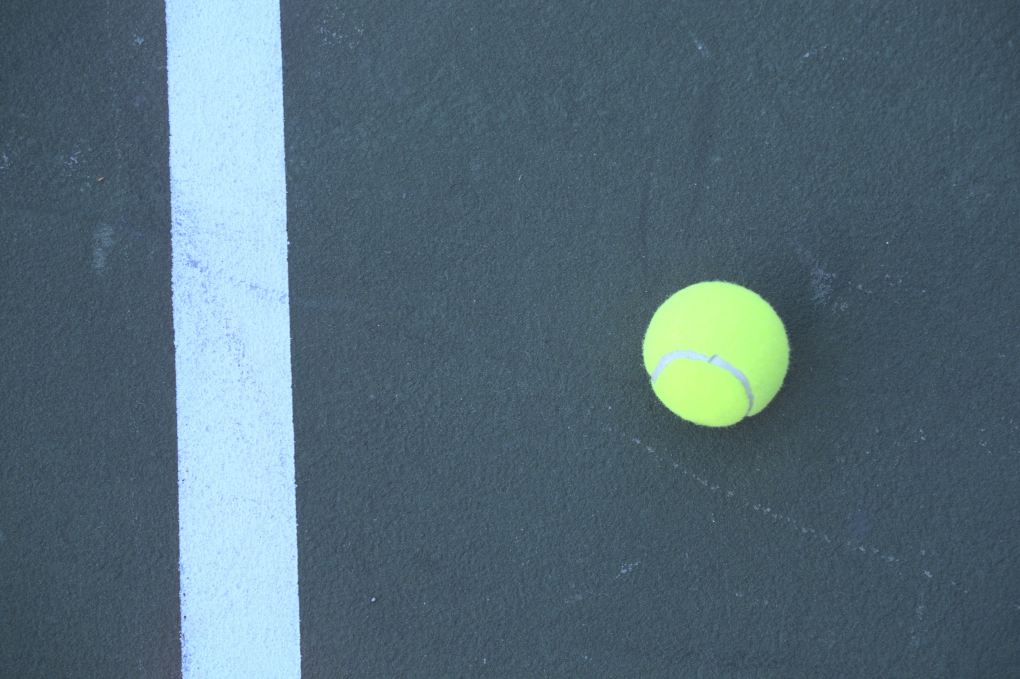
%> input picture A2/images/OneBallVerticalLarge.jpg, 3060 x 2036 px (shown at 1/3 size)
$ octave circlefinder.m   (GNU Octave 9; MATLAB toolbox functions it lacks are replaced by stand-ins)
%> lines starting %> are read from the running program, lines starting %| are printed output that depends on the picture; in (x1, y1, x2, y2) boxes, pixels count from 0 and x2, y2 are one past the last pixel; in counts of white or black regions, pixels touching at a corner belong together; the program's own positions count from 1
% Simple Matlab script (not a function) to identify circular disks in an image.
% Example is as an intro to Matlab, handling images, and convolution

%Brian Funt, Last Modified September 2018

% Note that '%' indicates a comment on that line.

%image=imread('onepenny_cropped.JPG');

%read in image. Must have matlab's 'current directory' set to where the
%file to be read is located.
image=imread('images/OneBallVerticalLarge.jpg');

% Semi-colons aren't required, but often useful. They inhibit the command's output.

% imshow(image);  %display the image

size(image) %prints (note no ";") image dimensions, which will be x by y by 3
%> ans = [2036 3060 3]

bw=(double(image(:,:,1))+double(image(:,:,2))+double(image(:,:,3)))/(3*255);
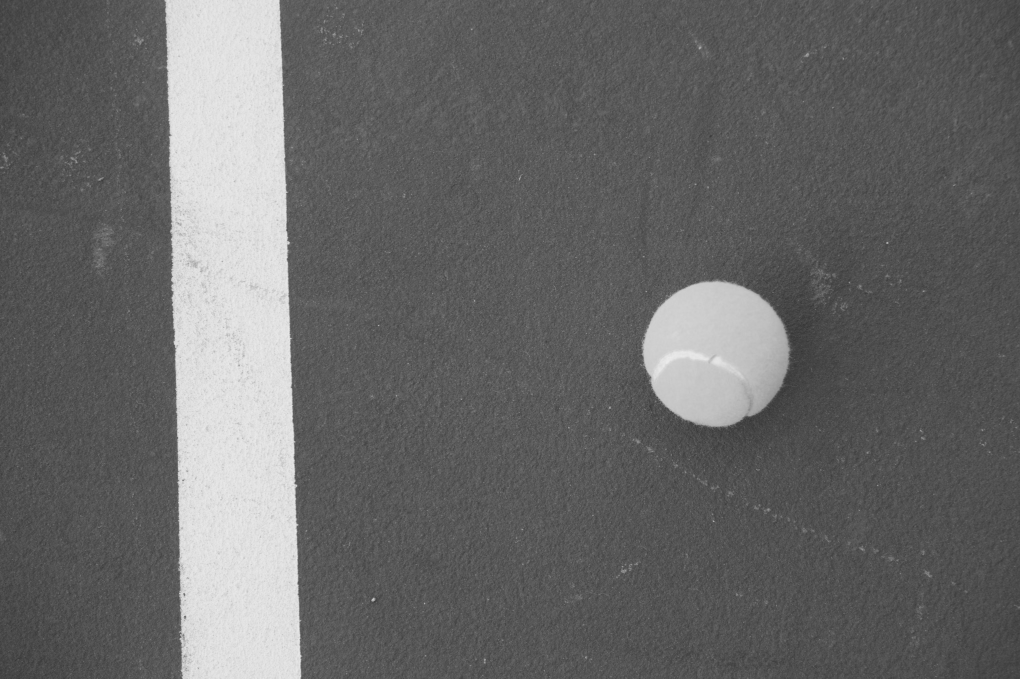
%> bw: size 2036x3060 double (shown at 1/3 size); min 0.192, max 0.932, mean 0.409
%%normalized to 0-1 range

% figure;  %open new figure window
% imshow(bw);
% input('Hit any key to continue.');

dt = 110/255;  %Set threshold for being dark. Chosen experimentally
dark=find(bw<dt);  %dark contains the array indices of the pixels that
%> dark = 5319726 values from 1 to 6230160
                   %pass the test bw < dt
tw=-ones(size(bw));   %Make up a new array full of -1's that's the same
                      %dimensions as input image bw.
tw(dark)=1;      %Set all pixels of dark (pennies we hope) indices to +1
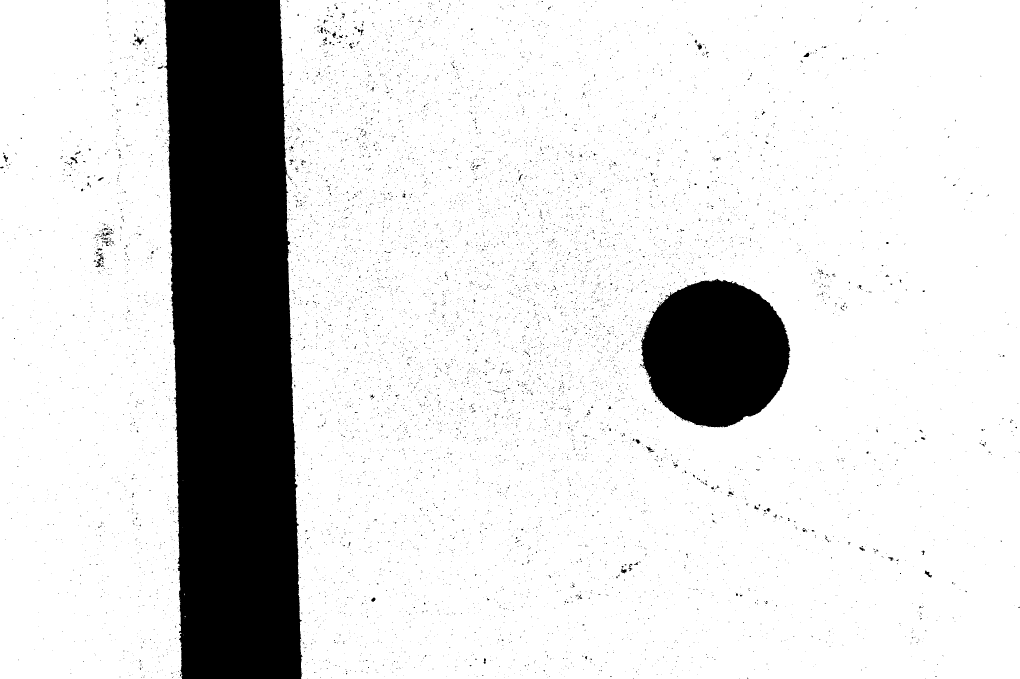
%> tw: size 2036x3060 double (shown at 1/3 size); values -1 (black) and 1 (white), 85.4% white; 11477 black regions (11284 under 20 px), largest, box (x1, y1, x2, y2) and area: (491, 0, 908, 2036) 716035, (1920, 836, 2371, 1283) 151325, (404, 110, 432, 136) 279

% figure; imshow(tw); %Two or more commands can go on one line
% input('Hit any key to continue.');
cs=13.5;   %generate disks of radius 13.5  (must always be something + 1/2)
border=4;  %border to go around the disk
ms=2*(cs+border);   %define masksize for circular disk. Must be odd.
msh=floor(ms/2)+1;  %midway point to use as center
mask=-ones(ms,ms);  %initialize mask with -1 everywhere

for i=1:ms
    for j=1:ms
        if (i-msh)^2+(j-msh)^2<=cs^2
            mask(i,j)=1;
        end
    end
end
% figure; imshow(mask)
title('Plot of mask')
% input('Hit any key to continue.');

%Alternatively, generate disk mask without using FOR loops
w = 35; r = 13.5;
[x, y] = meshgrid(1:w, 1:w);

%[p q] = meshgrid(1:2,3:5) %an example to show how meshgrid works
circle = ((x - (w/2)).^2 + (y - (w/2)).^2 <= r^2);
% figure; imshow(circle)
title('Plot of the circle mask')

mask=double(circle); %convert logicals to doubles
mask(mask==0)=-1;    %make mask -1 outside circle

c=conv2(mask,tw);  %convolve mask with thresholded image to measure how
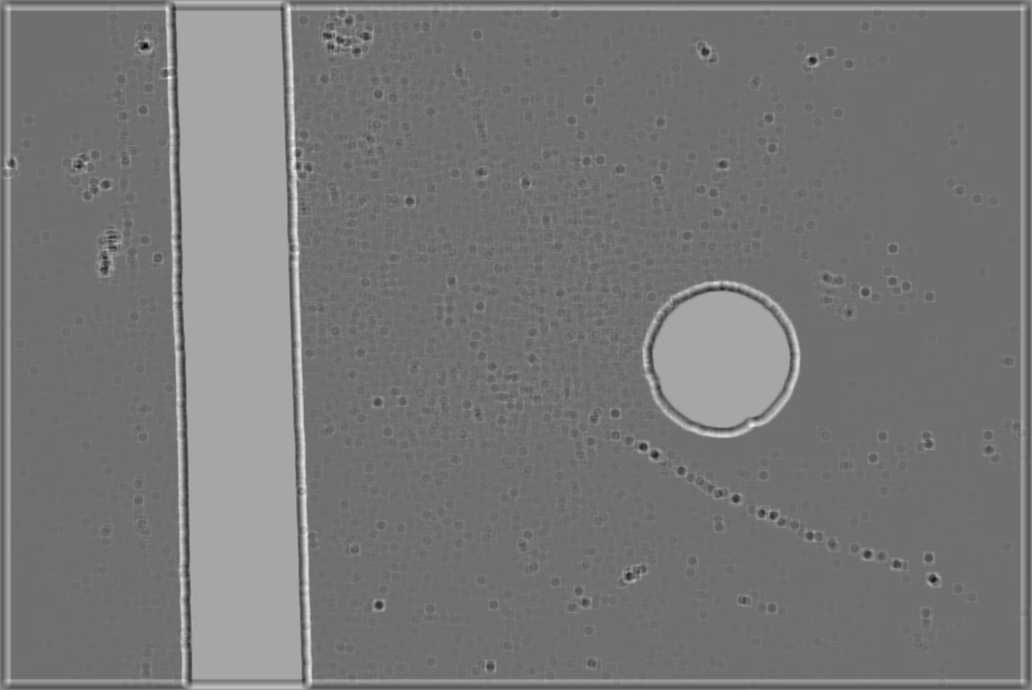
%> c: size 2070x3094 double (shown at 1/3 size); min -533, max 443, mean -72.3; drawn with min black and max white
                   %disk-like each region is

c01 = c-min(c(:)); c01=c01/max(c01(:)); %Adjust to [0 1] for display only
% Indexed c as c(:) in line above as a 1D vector even though it's also a 2D matrix
imshow(c01);
input('Hit any key to continue.');

y=find(c>900);  %locations of candidate circular disks are those with high
%> y = []
%values after the convolution

res=zeros(size(c));  %Important here that 'c' is in fact bigger than 'bw'
                     %because of convolution boundaries.

res(y)=1;   %Mark all candidate locations in res
%> res: size 2070x3094 double; every value is 0

figure; imshow(res);
input('Hit any key to continue.');
result=bwmorph(res,'shrink',Inf);  %shrink connected objects to single points
%> result: size 2070x3094 logical; every value is 0

[xcenter, ycenter]=find(result>0);
%> xcenter = []; ycenter = []
'Number of circles found is: '
length(xcenter)
%> ans = 0

'Circle locations are: '

[xcenter ycenter]
%> ans = []

imshow(result)
title('White dots indicate disk centers')

$ run again, with A2/images/OneBallCornerLarge.jpg copied over A2/images/OneBallVerticalLarge.jpg
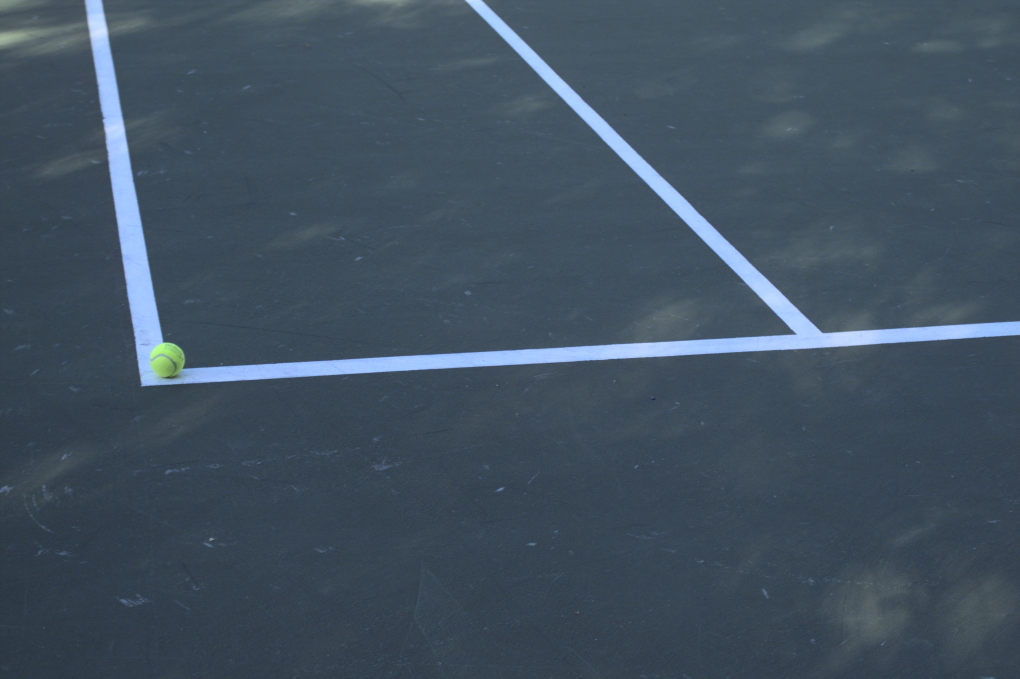
%> input picture A2/images/OneBallCornerLarge.jpg, 3060 x 2036 px (shown at 1/3 size)
%> dark = 5948771 values from 32 to 6230160
%> `tw(dark)=1;`:
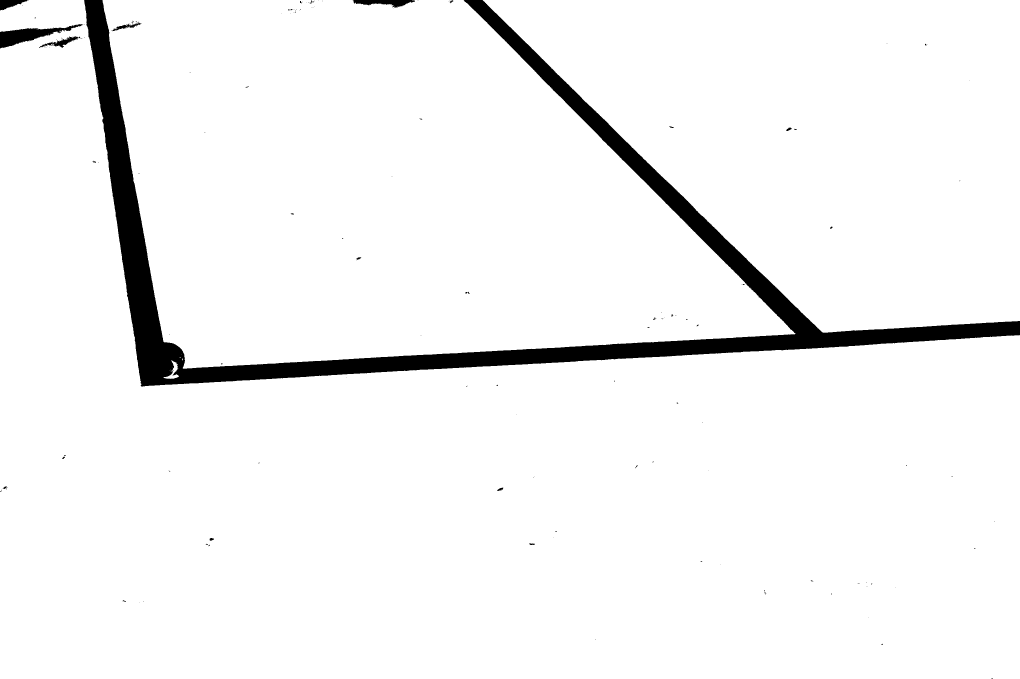
%> tw: size 2036x3060 double (shown at 1/3 size); values -1 (black) and 1 (white), 95.5% white; 170 black regions (145 under 20 px), largest, box (x1, y1, x2, y2) and area: (252, 0, 3060, 1160) 267888, (0, 72, 249, 145) 6400, (1058, 0, 1245, 23) 2405
%> `c=conv2(mask,tw);`:
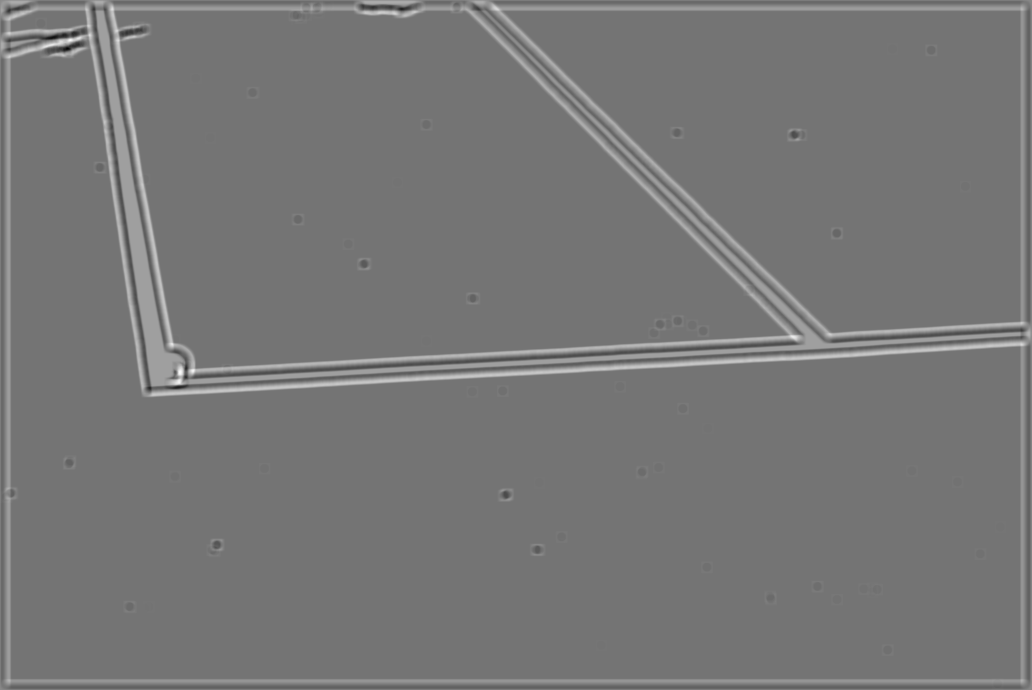
%> c: size 2070x3094 double (shown at 1/3 size); min -671, max 567, mean -92.9; drawn with min black and max white
%> y = []
%> res: size 2070x3094 double; every value is 0
%> result: size 2070x3094 logical; every value is 0
%> `length(xcenter)`: ans = 0
%> `[xcenter ycenter]`: ans = []

$ run again, with A2/images/OneBallLarge.jpg copied over A2/images/OneBallVerticalLarge.jpg
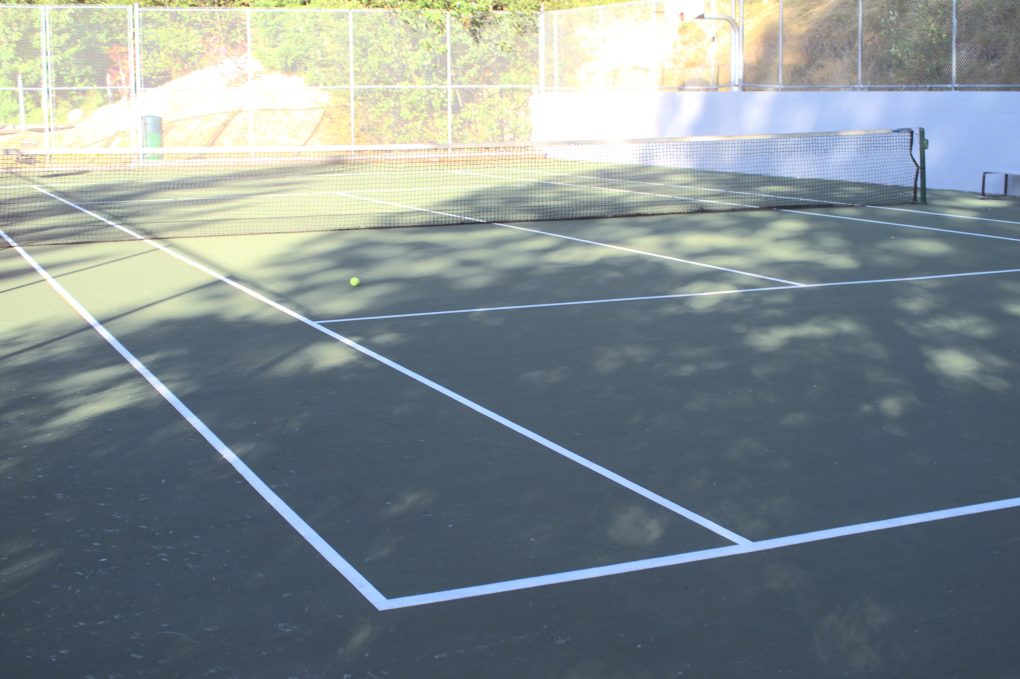
%> input picture A2/images/OneBallLarge.jpg, 3060 x 2036 px (shown at 1/3 size)
%> dark = 3259015 values from 610 to 6230160
%> `tw(dark)=1;`:
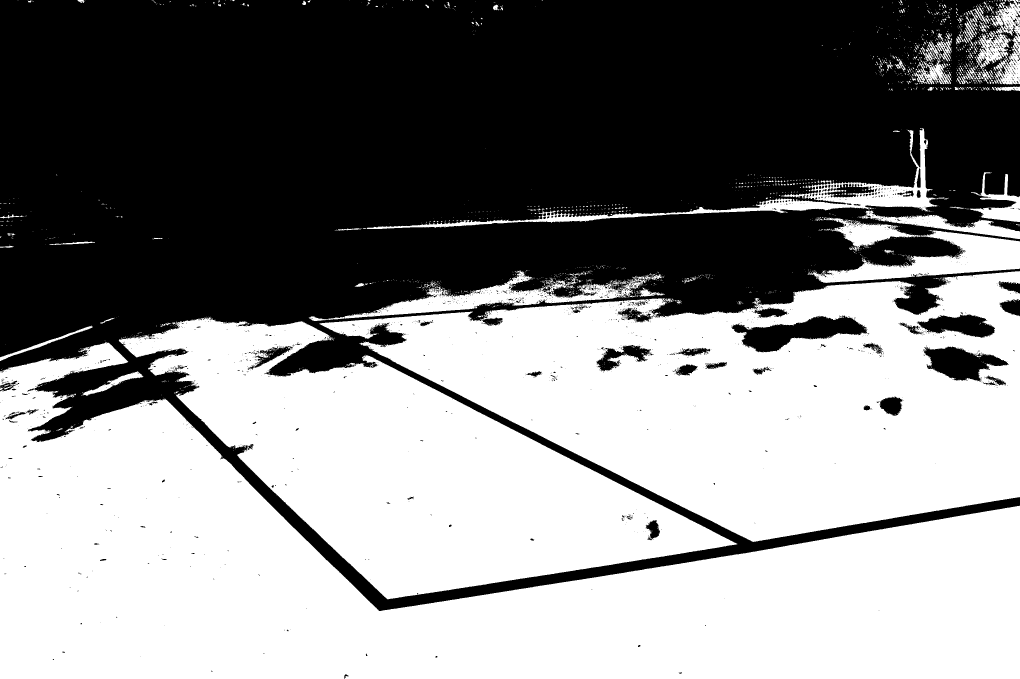
%> tw: size 2036x3060 double (shown at 1/3 size); values -1 (black) and 1 (white), 52.3% white; 2270 black regions (2077 under 20 px), largest, box (x1, y1, x2, y2) and area: (0, 0, 3060, 1833) 2881351, (2195, 945, 2608, 1057) 21220, (2770, 1040, 3026, 1144) 14638
%> `c=conv2(mask,tw);`:
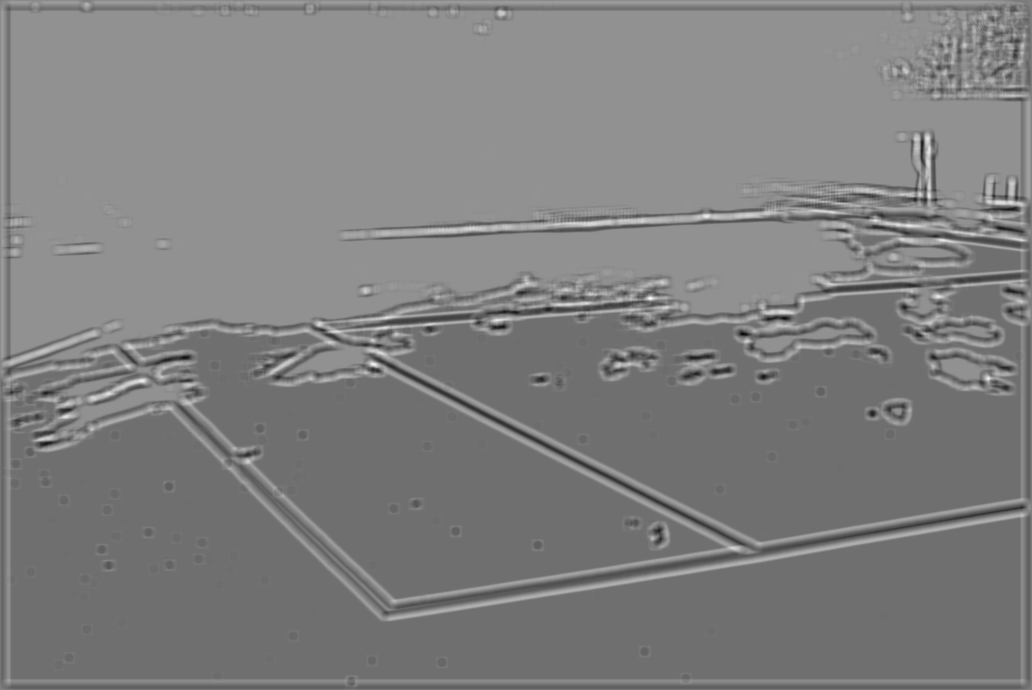
%> c: size 2070x3094 double (shown at 1/3 size); min -781, max 767, mean -4.7; drawn with min black and max white
%> y = []
%> res: size 2070x3094 double; every value is 0
%> result: size 2070x3094 logical; every value is 0
%> `length(xcenter)`: ans = 0
%> `[xcenter ycenter]`: ans = []
